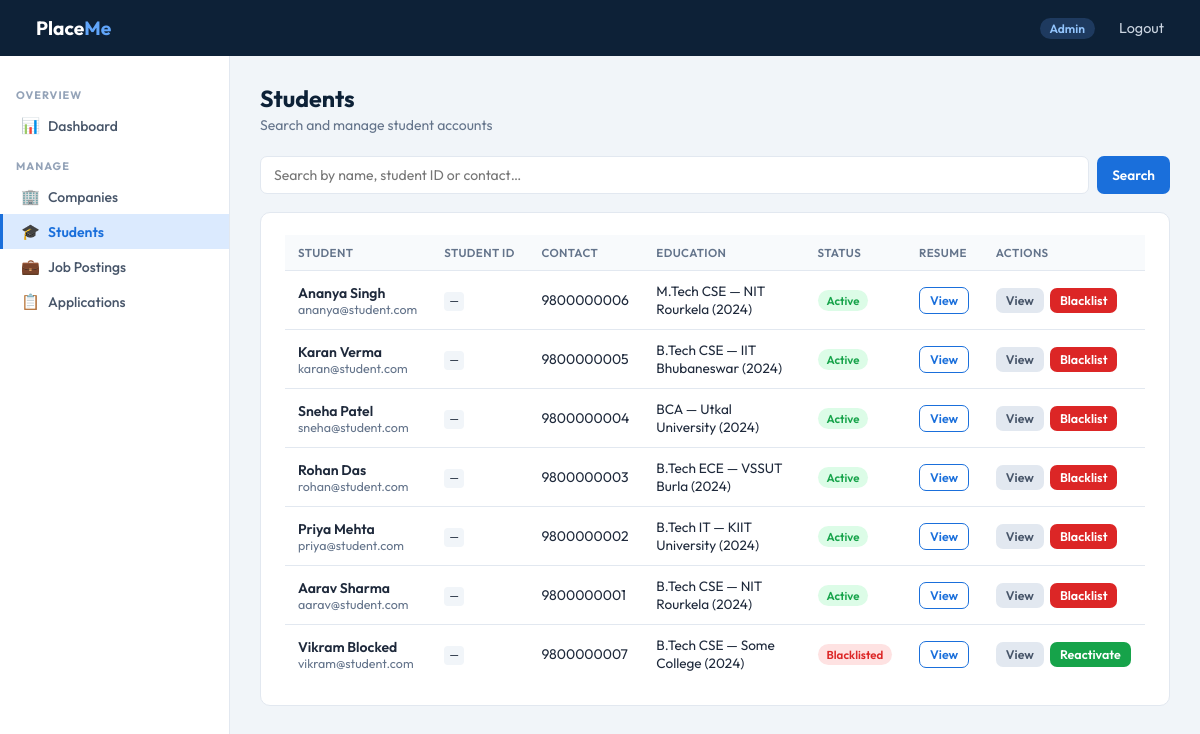
The app's page /admin/students (signed in) with its own data.
### app.py (models this page shows, shortened)
class Student(db.Model):
    __tablename__ = 'student'
    id         = db.Column(db.Integer, primary_key=True)
    name       = db.Column(db.String(100), nullable=False)
    email      = db.Column(db.String(120), unique=True, nullable=False)
    password   = db.Column(db.String(200), nullable=False)
    stud_id    = db.Column(db.String(50), unique=True)     # enrolment no., e.g. 22CSE045
    contact    = db.Column(db.String(20))
    education  = db.Column(db.Text)   # branch, year, CGPA - freetext for now, TODO: normalise
    skills     = db.Column(db.Text)
    resume_path = db.Column(db.String(200))
    is_active  = db.Column(db.Boolean, default=True)
    reg_date   = db.Column(db.DateTime, default=datetime.utcnow)
    applications = db.relationship('Application', backref='student',
                                   lazy=True, cascade='all, delete-orphan')

### app.py (the view)
@app.route('/admin/students')
def admin_students():
    if session.get('role') != 'admin':
        return redirect(url_for('login'))
    srch = request.args.get('search', '').strip()
    if srch:
        studs = Student.query.filter(
            Student.name.ilike(f'%{srch}%') |
            Student.stud_id.ilike(f'%{srch}%') |
            Student.contact.contains(srch)
        ).all()
    else:
        studs = Student.query.order_by(Student.reg_date.desc()).all()
    return render_template('admin_students.html', students=studs)

### app.py (called while the page is built)
@app.context_processor
def inject_stud_ctx():
    if session.get('role') == 'student':
        return dict(student=Student.query.get(session['user_id']))
    return dict(student=None)

### templates/admin_students.html (shortened to what this page needs)
{% extends "base.html" %}
{% block content %}
<div class="page-header">
  <h1>Students</h1>
  <p>Search and manage student accounts</p>
</div>
<form class="search-bar" method="GET">
  <input type="text" name="search" value="{{ request.args.get('search', '') }}" placeholder="Search by name, student ID or contact…">
  <button class="btn btn-primary" type="submit">Search</button>
</form>
<div class="card">
  <div class="table-wrap">
    {% if students %}
    <table>
      <thead>
        <tr>
          <th>Student</th>
          <th>Student ID</th>
          <th>Contact</th>
          <th>Education</th>
          <th>Status</th>
          <th>Resume</th>
          <th>Actions</th>
        </tr>
      </thead>
      <tbody>
        {% for s in students %}
        <tr>
          <td>
            <div style="font-weight:600;">{{ s.name }}</div>
            <div style="font-size:.78rem;color:var(--gray);">{{ s.email }}</div>
          </td>
          <td><code style="font-size:.82rem;background:#f1f5f9;padding:2px 6px;border-radius:4px;">{{ s.student_id or '—' }}</code></td>
          <td>{{ s.contact or '—' }}</td>
          <td style="max-width:160px;font-size:.85rem;">{{ s.education or '—' }}</td>
          <td>
            {% if s.is_active %}
              <span class="badge badge-green">Active</span>
            {% else %}
              <span class="badge badge-red">Blacklisted</span>
            {% endif %}
          </td>
          <td>
            {% if s.resume_path %}
              <a href="/uploads/{{ s.resume_path }}" target="_blank" class="btn btn-outline btn-sm">View</a>
            {% else %}
              <span style="color:var(--gray);font-size:.82rem;">None</span>
            {% endif %}
          </td>
          <td>
            <div class="td-actions">
              <a href="{{ url_for('admin_view_student', student_id=s.id) }}" class="btn btn-gray btn-sm">View</a>
              <a href="{{ url_for('toggle_student', id=s.id) }}" class="btn btn-sm {% if s.is_active %}btn-danger{% else %}btn-success{% endif %}">
                {% if s.is_active %}Blacklist{% else %}Reactivate{% endif %}
              </a>
            </div>
          </td>
        </tr>
        {% endfor %}
      </tbody>
    </table>
    {% else %}
    <div class="empty">
      <div class="emoji">🎓</div>
      <p>No students found{% if request.args.get('search') %} for "{{ request.args.get('search') }}"{% endif %}.</p>
    </div>
    {% endif %}
  </div>
</div>
{% endblock %}

### templates/base.html (style rules this page uses)
*, *::before, *::after { box-sizing: border-box; margin: 0; padding: 0; }
:root { --navy: #0d2137; --blue: #1a6fdb; --blue-lt: #dbeafe; --green: #16a34a; --green-lt:#dcfce7; --amber: #b45309; --amber-lt:#fef3c7; --red: #dc2626; --red-lt: #fee2e2; --gray: #64748b; --border: #e2e8f0; --bg: #f1f5f9; --white: #ffffff; --text: #1e293b; --sidebar-w: 230px; }
body { font-family: 'Outfit', sans-serif; background: var(--bg); color: var(--text); min-height: 100vh; }
.page-header { margin-bottom: 22px; }
.page-header h1 { font-size: 1.45rem; font-weight: 700; color: var(--navy); }
.page-header p { color: var(--gray); margin-top: 3px; font-size: .875rem; }
.card { background: var(--white); border: 1px solid var(--border); border-radius: 10px; padding: 22px 24px; }
.table-wrap { overflow-x: auto; }
table { width: 100%; border-collapse: collapse; font-size: .875rem; }
thead th { background: #f8fafc; color: var(--gray); font-weight: 600; font-size: .72rem; text-transform: uppercase; letter-spacing: .4px; padding: 10px 13px; text-align: left; border-bottom: 1px solid var(--border); }
tbody td { padding: 11px 13px; border-bottom: 1px solid var(--border); vertical-align: middle; }
tbody tr:last-child td { border-bottom: none; }
.td-actions { display: flex; gap: 6px; flex-wrap: wrap; }
.btn { display: inline-flex; align-items: center; gap: 5px; padding: 8px 15px; border-radius: 7px; font-size: .85rem; font-weight: 600; border: none; cursor: pointer; text-decoration: none; transition: all .13s; font-family: inherit; }
.btn-primary { background: var(--blue); color: #fff; }
.btn-success { background: var(--green); color: #fff; }
.btn-danger { background: var(--red); color: #fff; }
.btn-outline { background: transparent; color: var(--blue); border: 1.5px solid var(--blue); }
.btn-gray { background: #e2e8f0; color: #475569; }
.btn-sm { padding: 5px 10px; font-size: .78rem; }
.badge { display: inline-block; padding: 3px 9px; border-radius: 20px; font-size: .72rem; font-weight: 600; }
.badge-green { background: var(--green-lt); color: var(--green); }
.badge-red { background: var(--red-lt); color: var(--red); }
.search-bar { display: flex; gap: 8px; margin-bottom: 18px; }
.search-bar input { flex: 1; padding: 9px 13px; border: 1.5px solid var(--border); border-radius: 7px; font-size: .875rem; font-family: inherit; outline: none; }

### records on screen
Student: name "Ananya Singh", email "ananya@student.com", student_id "—", contact "9800000006", education "M.Tech CSE — NIT Rourkela (2024)", is_active "Active"
Student: name "Karan Verma", email "karan@student.com", student_id "—", contact "9800000005", education "B.Tech CSE — IIT Bhubaneswar (2024)", is_active "Active"
Student: name "Sneha Patel", email "sneha@student.com", student_id "—", contact "9800000004", education "BCA — Utkal University (2024)", is_active "Active"
Student: name "Rohan Das", email "rohan@student.com", student_id "—", contact "9800000003", education "B.Tech ECE — VSSUT Burla (2024)", is_active "Active"
Student: name "Priya Mehta", email "priya@student.com", student_id "—", contact "9800000002", education "B.Tech IT — KIIT University (2024)", is_active "Active"
Student: name "Aarav Sharma", email "aarav@student.com", student_id "—", contact "9800000001", education "B.Tech CSE — NIT Rourkela (2024)", is_active "Active"
Student: name "Vikram Blocked", email "vikram@student.com", student_id "—", contact "9800000007", education "B.Tech CSE — Some College (2024)", is_active "Blacklisted"

### other values on screen
{{ session.get('role') | capitalize }} "Admin"
